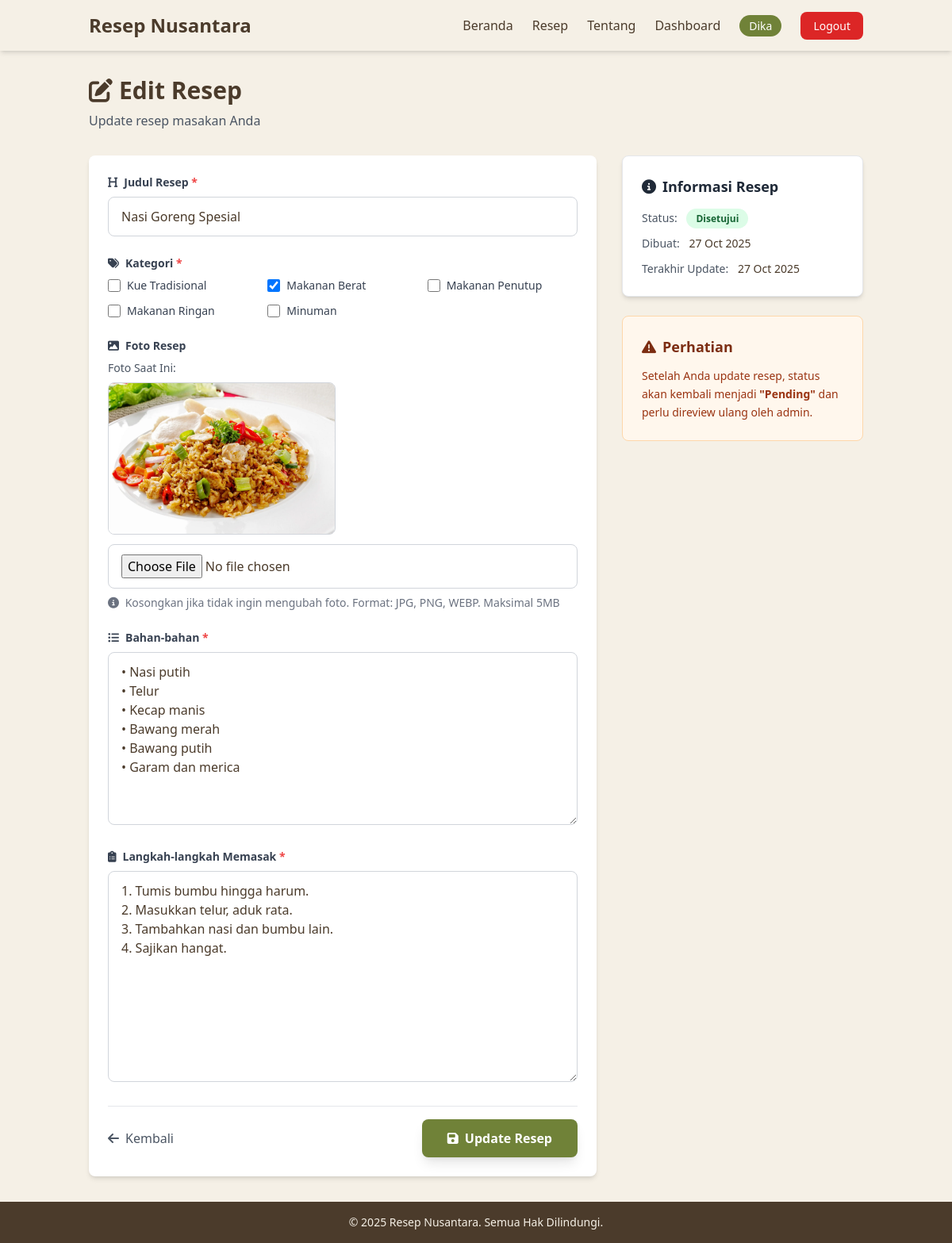
The page /user/edit_recipe.php?id=1 (signed in) on the database its author committed.
### tables this page shows
CREATE TABLE `recipes` (
  `id` int(11) NOT NULL,
  `user_id` int(11) NOT NULL,
  `title` varchar(150) NOT NULL,
  `ingredients` text NOT NULL,
  `steps` text NOT NULL,
  `photo` varchar(255) DEFAULT NULL,
  `status` enum('pending','approved','rejected') DEFAULT 'pending',
  `created_at` datetime DEFAULT current_timestamp(),
  `updated_at` datetime DEFAULT current_timestamp() ON UPDATE current_timestamp()
);

CREATE TABLE `categories` (
  `id` int(11) NOT NULL,
  `name` varchar(100) NOT NULL,
  `created_at` datetime DEFAULT current_timestamp(),
  `updated_at` datetime DEFAULT current_timestamp() ON UPDATE current_timestamp()
);

### user/edit_recipe.php (the view, shortened to what this page needs)
<?php
require_once __DIR__ . '/../includes/auth_check.php';
$user_id = $_SESSION['user_id'];
$recipe_id = (int)$_GET['id'];
$stmt = $conn->prepare("SELECT * FROM recipes WHERE id = ? AND user_id = ? LIMIT 1");
$stmt->bind_param('ii', $recipe_id, $user_id);
$stmt->execute();
$recipe_result = $stmt->get_result();
$recipe = $recipe_result->fetch_assoc();
$stmt_cat = $conn->prepare("SELECT category_id FROM recipe_categories WHERE recipe_id = ?");
$stmt_cat->bind_param('i', $recipe_id);
$stmt_cat->execute();
$selected_categories_result = $stmt_cat->get_result();
$selected_categories = [];
while ($cat = $selected_categories_result->fetch_assoc()) {
    $selected_categories[] = $cat['category_id'];
}
$categories_query = "SELECT id, name FROM categories ORDER BY name ASC";
$categories_result = $conn->query($categories_query);
include '../includes/header.php';
?>
<main class="flex-grow container mx-auto px-6 py-8">
    <div class="mb-8">
        <h1 class="text-3xl font-bold text-[#4b3b2b] mb-2">
            <i class="fas fa-edit mr-2"></i>Edit Resep
        </h1>
        <p class="text-gray-600">Update resep masakan Anda</p>
    </div>
    <div class="grid grid-cols-1 lg:grid-cols-3 gap-8">
        <div class="lg:col-span-2">
            <div class="bg-white rounded-lg shadow-md p-6">
                <form method="POST" enctype="multipart/form-data">
                    <div class="mb-6">
                        <label for="title" class="block text-sm font-semibold text-gray-700 mb-2">
                            <i class="fas fa-heading mr-2"></i>Judul Resep <span class="text-red-500">*</span>
                        </label>
                        <input
                            type="text"
                            id="title"
                            name="title"
                            value="<?php echo htmlspecialchars($_POST['title'] ?? $recipe['title']); ?>"
                            required
                            class="w-full px-4 py-3 border border-gray-300 rounded-lg focus:outline-none focus:ring-2 focus:ring-[#708238]"
                            placeholder="Contoh: Nasi Goreng Spesial"
                        >
                    </div>
                    <div class="mb-6">
                        <label class="block text-sm font-semibold text-gray-700 mb-2">
                            <i class="fas fa-tags mr-2"></i>Kategori <span class="text-red-500">*</span>
                        </label>
                        <div class="grid grid-cols-2 md:grid-cols-3 gap-3">
                            <?php
                            $categories_result->data_seek(0);
                            while ($cat = $categories_result->fetch_assoc()):
                                $is_checked = false;
                                if (isset($_POST['categories'])) {
                                    $is_checked = in_array($cat['id'], $_POST['categories']);
                                } else {
                                    $is_checked = in_array($cat['id'], $selected_categories);
                                }
                            ?>
                            <label class="flex items-center space-x-2 cursor-pointer">
                                <input
                                    type="checkbox"
                                    name="categories[]"
                                    value="<?php echo $cat['id']; ?>"
                                    <?php echo $is_checked ? 'checked' : ''; ?>
                                    class="w-4 h-4 text-[#708238] border-gray-300 rounded focus:ring-[#708238]"
                                >
                                <span class="text-sm text-gray-700"><?php echo htmlspecialchars($cat['name']); ?></span>
                            </label>
                            <?php endwhile; ?>
                        </div>
                    </div>
                    <div class="mb-6">
                        <label for="photo" class="block text-sm font-semibold text-gray-700 mb-2">
                            <i class="fas fa-image mr-2"></i>Foto Resep
                        </label>
                        <?php if ($recipe['photo']): ?>
                        <div class="mb-3">
                            <p class="text-sm text-gray-600 mb-2">Foto Saat Ini:</p>
                            <img src="../assets/images/<?php echo htmlspecialchars($recipe['photo']); ?>"
                                 alt="Current Photo"
                                 class="max-w-full h-48 object-cover rounded-lg border border-gray-300">
                        </div>
                        <?php endif; ?>
                        <input
                            type="file"
                            id="photo"
                            name="photo"
                            accept="image/jpeg,image/jpg,image/png,image/webp"
                            class="w-full px-4 py-3 border border-gray-300 rounded-lg focus:outline-none focus:ring-2 focus:ring-[#708238]"
                        >
                        <p class="text-sm text-gray-500 mt-2">
                            <i class="fas fa-info-circle mr-1"></i>
                            Kosongkan jika tidak ingin mengubah foto. Format: JPG, PNG, WEBP. Maksimal 5MB
                        </p>
                    </div>
                    <div class="mb-6">
                        <label for="ingredients" class="block text-sm font-semibold text-gray-700 mb-2">
                            <i class="fas fa-list-ul mr-2"></i>Bahan-bahan <span class="text-red-500">*</span>
                        </label>
                        <textarea
                            id="ingredients"
                            name="ingredients"
                            rows="8"
                            required
                            class="w-full px-4 py-3 border border-gray-300 rounded-lg focus:outline-none focus:ring-2 focus:ring-[#708238]"
                            placeholder="Tulis bahan-bahan, satu per baris"
                        ><?php echo htmlspecialchars($_POST['ingredients'] ?? $recipe['ingredients']); ?></textarea>
                    </div>
                    <div class="mb-6">
                        <label for="steps" class="block text-sm font-semibold text-gray-700 mb-2">
                            <i class="fas fa-clipboard-list mr-2"></i>Langkah-langkah Memasak <span class="text-red-500">*</span>
                        </label>
                        <textarea
                            id="steps"
                            name="steps"
                            rows="10"
                            required
                            class="w-full px-4 py-3 border border-gray-300 rounded-lg focus:outline-none focus:ring-2 focus:ring-[#708238]"
                            placeholder="Tulis langkah-langkah memasak dengan detail"
                        ><?php echo htmlspecialchars($_POST['steps'] ?? $recipe['steps']); ?></textarea>
                    </div>
                    <div class="flex items-center justify-between pt-4 border-t border-gray-200">
                        <a href="my_recipes.php" class="text-gray-600 hover:text-gray-800 transition">
                            <i class="fas fa-arrow-left mr-2"></i>Kembali
                        </a>
                        <button
                            type="submit"
                            class="bg-[#708238] text-white px-8 py-3 rounded-lg hover:bg-[#5a6a2e] transition font-semibold shadow-lg"
                        >
                            <i class="fas fa-save mr-2"></i>Update Resep
                        </button>
                    </div>
                </form>
            </div>
        </div>
        <div class="lg:col-span-1">
            <div class="bg-white rounded-lg p-6 border border-gray-200 shadow-md mb-6">
                <h3 class="font-bold text-lg text-gray-800 mb-4">
                    <i class="fas fa-info-circle mr-2"></i>Informasi Resep
                </h3>
                <div class="space-y-3 text-sm">
                    <div>
                        <span class="text-gray-600">Status:</span>
                        <?php
                        $status_classes = [
                            'approved' => 'bg-green-100 text-green-800',
                            'pending' => 'bg-yellow-100 text-yellow-800',
                            'rejected' => 'bg-red-100 text-red-800'
                        ];
                        $status_text = [
                            'approved' => 'Disetujui',
                            'pending' => 'Pending',
                            'rejected' => 'Ditolak'
                        ];
                        ?>
                        <span class="ml-2 px-3 py-1 rounded-full text-xs font-semibold <?php echo $status_classes[$recipe['status']]; ?>">
                            <?php echo $status_text[$recipe['status']]; ?>
                        </span>
                    </div>
                    <div>
                        <span class="text-gray-600">Dibuat:</span>
                        <span class="ml-2 font-medium"><?php echo date('d M Y', strtotime($recipe['created_at'])); ?></span>
                    </div>
                    <div>
                        <span class="text-gray-600">Terakhir Update:</span>
                        <span class="ml-2 font-medium"><?php echo date('d M Y', strtotime($recipe['updated_at'])); ?></span>
                    </div>
                </div>
            </div>
            <div class="bg-orange-50 rounded-lg p-6 border border-orange-200">
                <h3 class="font-bold text-lg text-orange-900 mb-3">
                    <i class="fas fa-exclamation-triangle mr-2"></i>Perhatian
                </h3>
                <p class="text-sm text-orange-800 leading-relaxed">
                    Setelah Anda update resep, status akan kembali menjadi <strong>"Pending"</strong> dan perlu direview ulang oleh admin.
                </p>
            </div>
        </div>
    </div>
</main>
<?php include '../includes/footer.php'; ?>

### rows shown on the page
recipes: title "Nasi Goreng Spesial", photo (picture), ingredients "• Nasi putih • Telur • Kecap manis • Bawang merah • Bawang putih • Garam dan merica", steps "1. Tumis bumbu hingga harum. 2. Masukkan telur, aduk rata. 3. Tambahkan nasi dan bumbu lain. 4. Sajikan hangat.", status "Disetujui", created_at "27 Oct 2025", updated_at "27 Oct 2025"
categories: name "Kue Tradisional"
categories: id "☑", name "Makanan Berat"
categories: name "Makanan Penutup"
categories: name "Makanan Ringan"
categories: name "Minuman"

### other values the page prints
$_SESSION['name'] "Dika"
